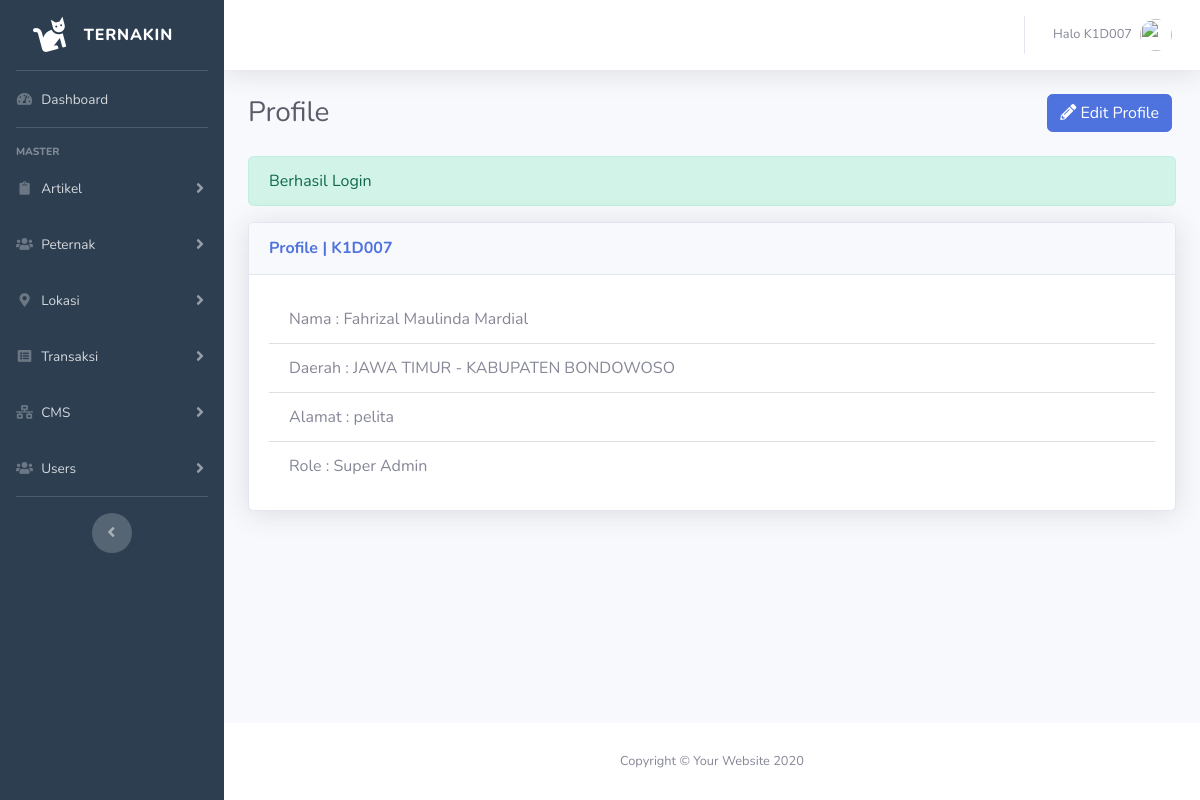
The app's page /cms-dashboard/pages/users/profile.php (signed in) with its own data.
### tables this page shows
CREATE TABLE `tb_users` (
  `id_users` int(3) NOT NULL,
  `nama` varchar(35) NOT NULL,
  `username` varchar(10) NOT NULL,
  `password` varchar(60) NOT NULL,
  `id_provinsi` int(2) NOT NULL,
  `id_kota` int(4) NOT NULL,
  `alamat` text NOT NULL,
  `level` enum('1','2','3') NOT NULL,
  `created_at` timestamp NOT NULL DEFAULT current_timestamp() ON UPDATE current_timestamp(),
  `updated_at` timestamp NULL DEFAULT NULL
);

CREATE TABLE `tb_provinsi` (
  `id_provinsi` int(2) NOT NULL,
  `nama_provinsi` varchar(50) NOT NULL
);

CREATE TABLE `tb_kota` (
  `id_kota` int(4) NOT NULL,
  `id_provinsi` int(2) NOT NULL,
  `nama_kota` text NOT NULL
);

### cms-dashboard/pages/users/profile.php (the view, shortened to what this page needs)
  <?php
    $title="Profile";
    require_once"../../../config/database.php";
    require_once"../../templates/head-dashboard.php";
   ?>
  <?php
    $sql = mysqli_query($con,"SELECT * FROM tb_users u INNER JOIN tb_provinsi p ON u.id_provinsi = p.id_provinsi INNER JOIN tb_kota k ON u.id_kota = k.id_kota WHERE id_users='".$_SESSION['user']['id_users']."'");
    $data = mysqli_fetch_assoc($sql);
  ?>
</head>
<body id="page-top">
  <div id="wrapper">
      <?php require_once"../../partials/sidebar.php"; ?>
    <div id="content-wrapper" class="d-flex flex-column">
      <div id="content">
          <?php require_once"../../partials/topbar.php"; ?>
        <div class="container-fluid" style="transition: 0.4s;">
          <div class="d-sm-flex align-items-center justify-content-between mb-4">
            <h1 class="h3 mb-0 text-gray-800"><?=$title?></h1>
            <a href="<?=$_ENV['base_url']?>cms-dashboard/users/edit/<?=$_SESSION['user']['id_users']?>" class="btn btn-primary mr-1"><i class="fas fa-pencil-alt"></i> Edit Profile</a>
          </div>
          <?php
            if (isset($_SESSION['alert'])) {
              if (isset($_SESSION['alert']['berhasil'])) {
                ?>
                <div class="alert alert-success" role="alert">
                  <?=$_SESSION['alert']['berhasil']?>
                </div>
                <?php
              }else{
                ?>
                <div class="alert alert-danger" role="alert">
                  <?=$_SESSION['alert']['gagal']?>
                </div>
                <?php
              }
            }
          ?>
          <div class="row">
            <div class="col-lg-12 mb-4">
              <div class="card shadow mb-4">
                <div class="card-header py-3 d-sm-flex justify-content-between">
                  <h6 class="m-0 font-weight-bold text-primary"><?=$title.' | '. $_SESSION['user']['username']?></h6>
                </div>
                <div class="card-body">
                    <ul class="list-group list-group-flush">
                      <li class="list-group-item"><?='Nama : '.$data['nama']?></li>
                      <li class="list-group-item"><?='Daerah : '.$data['nama_provinsi'].' - '. $data['nama_kota']?></li>
                      <li class="list-group-item"><?='Alamat : '.$data['alamat']?></li>
                      <li class="list-group-item">Role :
                        <?php
                          if ($data['level']=="1") {
                            echo"Super Admin";
                          }else if($data['level']=="2"){
                            echo "Admin";
                          }else{
                            echo "Admin Artikel";
                          }
                      ?></li>
                    </ul>
                </div>
              </div>
            </div>
          </div>
        </div>
      </div>
      <footer class="sticky-footer bg-white">
        <div class="container my-auto">
          <div class="copyright text-center my-auto">
            <span>Copyright &copy; Your Website 2020</span>
          </div>
        </div>
      </footer>
    </div>
  </div>
  <?php require_once"../../templates/footer-dashboard.php" ?>
</html>

### records on screen
tb_users: nama "Fahrizal Maulinda Mardial", id_provinsi.nama_provinsi "JAWA TIMUR", id_kota.nama_kota "KABUPATEN BONDOWOSO", alamat "pelita"

### other values on screen
$_SESSION['user']['username'] "K1D007"
$title "Profile"
$_SESSION['alert']['berhasil'] "Berhasil Login"
